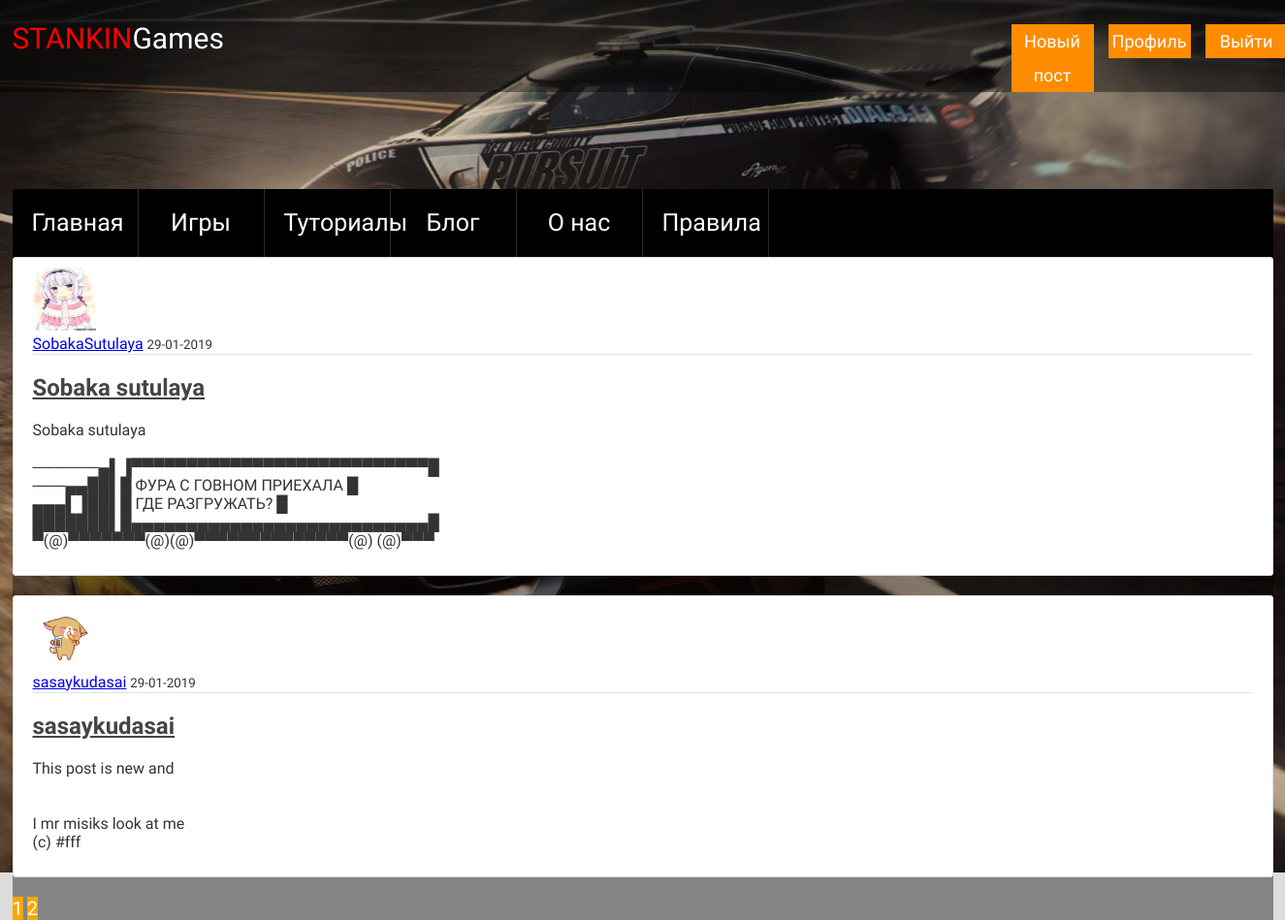
/home?page=2 (signed in), run on the app's committed database.
### flaskblog/models.py (models this page shows, shortened)
class Post(db.Model):
    id = db.Column(db.Integer, primary_key=True)
    title = db.Column(db.String(100), nullable=False)
    date_posted = db.Column(db.DateTime, nullable=False, default=datetime.utcnow)
    content = db.Column(db.Text, nullable=False)
    user_id = db.Column(db.Integer, db.ForeignKey('user.id'), nullable=False)

class User(db.Model, UserMixin):
    id = db.Column(db.Integer, primary_key=True)
    username = db.Column(db.String(20), unique=True, nullable=False)
    email = db.Column(db.String(120), unique=True, nullable=False)
    image_file = db.Column(db.String(20), nullable=False, default='default.jpg')
    password = db.Column(db.String(60), nullable=False)
    posts = db.relationship('Post', backref='author', lazy=True)

### flaskblog/routes.py (the view)
@app.route("/")
@app.route("/home")
def home():
    page = request.args.get('page', 1, type=int)
    posts = Post.query.order_by(Post.date_posted.desc()).paginate(page=page, per_page=5)
    return render_template('home.html', posts=posts)

### flaskblog/models.py (called while the page is built)
@login_manager.user_loader
def load_user(user_id):
    return User.query.get(int(user_id))

### flaskblog/templates/home.html (shortened to what this page needs)
{% extends "layout.html" %}
{% block header%}
<header class="header-container-games">
    <div class="header-menu">
            <a class="logo" href="{{ url_for('super_home') }}"><span>STANKIN</span>Games</a>
            <ul class="user-list">
                {% if current_user.is_authenticated %}
               <li class="nav-item-user">
                 <a class="nav-item " href="{{ url_for('new_post') }}">Новый пост</a>
                </li>
                <li class="nav-item-user">
                    <a class="nav-item " href="{{ url_for('account') }}">Профиль</a>
                </li>
                <li class="nav-item-user">
                    <a class="nav-item " href="{{ url_for('logout') }}">Выйти</a>
                </li>
                {% endif %}
            </ul>
        </div>
    </header>
{% endblock header %}
{% block content %}
<main class="main-container">
    <div class="main-wrapper">
    {% for post in posts.items %}
    <article class="media content-section">
        <img class="rounded-circle article-img" src="{{ url_for('static', filename='profile_pics/' + post.author.image_file) }}" alt="">
        <div class="media-body">
            <div class="article-metadata">
                    <a class="mr-2" href="{{ url_for('user_posts', username=post.author.username) }}">{{ post.author.username }}</a>
            <small class="text-muted">{{ post.date_posted.strftime('%d-%m-%Y') }}</small>
            </div>
            <h2><a class="article-title" href="{{ url_for('post', post_id=post.id) }}">{{ post.title }}</a></h2>
            <p class="article-content">{{ post.content }}</p>
        </div>
    </article>
    {% endfor %}
    {% for page_num in posts.iter_pages(left_edge=1, right_edge=1, left_current=1, right_current=2) %}
        {% if page_num %}
            {% if posts.page == page_num %}
                <a class="btn btn-info mb-4" href="{{ url_for('home', page=page_num) }}">{{ page_num }}</a>
            {% else %}
                <a class="btn btn-outline-info mb-4" href="{{ url_for('home', page=page_num) }}">{{ page_num }}</a>
            {% endif %}
        {% else %}
            . . .
        {% endif %}
    {% endfor %}
</div>
</main>
{% endblock content %}

### flaskblog/static/main.css (style rules this page uses)
body { background: #fafafa; color: #333333; margin-top: 5rem; }
h1, h2, h3, h4, h5, h6 { color: #444444; }
.content-section { background: #ffffff; padding: 10px 20px; border: 1px solid #dddddd; border-radius: 3px; margin-bottom: 20px; }
.article-title { color: #444444; }
.article-content { white-space: pre-line; }
.article-img { height: 65px; width: 65px; margin-right: 16px; }
.article-metadata { padding-bottom: 1px; margin-bottom: 4px; border-bottom: 1px solid #e3e3e3 }

### flaskblog/static/style.css (style rules this page uses)
html { -webkit-box-sizing: border-box; box-sizing: border-box; }
* { -webkit-box-sizing: inherit; box-sizing: inherit; font-family: 'PT Sans Narrow',Arial sans-serif; }
body { margin: 0; padding: 0; font-family: "Cuprum","Arial",sans-serif; background: #DCDCDC; box-sizing: border-box; }
ul { list-style: none; margin: 0; padding:0; }
.header-menu { display: flex; justify-content: space-between; width: 1300px; margin: 0 auto; }
.logo { font-size:30px; text-decoration: none; color:#ffffff; }
.logo span { color:red; }
.user-list { display: flex; }
.nav-item-user { margin-left:30px; width: 70px; }
.nav-item { margin-top: 25px; display: block; color: #ffffff; text-decoration: none; font-size: 18px; line-height: 35px; background-color: #ff8c00; text-align: center; width: 70px; }
.nav-item:first-child { width: 85px; }
.main-wrapper { background-color: rgba(0,0,0,0.4); width: 1300px; margin: 0 auto; z-index: 2; }
.btn-outline-info { width: 100px; height: 41px; text-decoration: none; background-color: orange; color: white;font-size: 20px; outline: none; box-shadow: none; }
.mb-4 { width: 36px; height: 20px; background-color: orange; font-size: 20px; color: white; text-decoration: none; }
.header-container-games { width:100%; background-color: rgba(0,0,0,0.4); line-height: 80px; margin-bottom: 100px; }

### data on the page
Post: image_file (picture), author.username "SobakaSutulaya", date_posted "29-01-2019", title "Sobaka sutulaya", content "Sobaka sutulaya ──────▄▌▐▀▀▀▀▀▀▀▀▀▀▀▀▀▀▀▀▀▀▀▀▀▀▀▀▀▀▀█ ───▄▄██▌█ ФУРА С ГОВНОМ ПРИЕХАЛА █ ▄▄▄▌▐██▌█ ГДЕ РАЗГРУЖАТЬ? █ ███████▌█▄▄▄▄▄▄▄▄▄▄▄▄▄▄▄▄▄▄▄▄▄▄▄▄▄▄▄█ ▀(@)▀▀▀▀▀▀▀(@)(@)▀▀▀▀▀▀▀▀▀▀▀▀▀▀(@) (@)▀▀▀"
Post: image_file (placeholder picture), author.username "sasaykudasai", date_posted "29-01-2019", title "sasaykudasai", content "This post is new and I mr misiks look at me (c) #fff"

### other printed values
{{ page_num }} "1"
{{ page_num }} "2"
